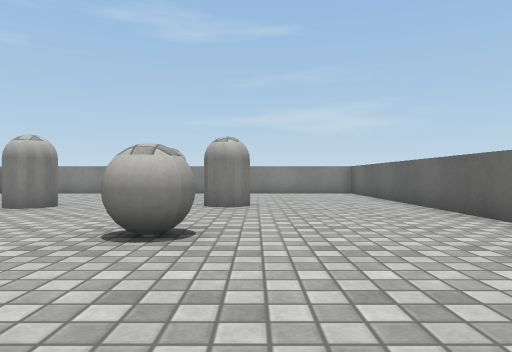
View 1 (above)

15 first-person views from a walk through a scene from a Unity 3-D project. The camera is 0.64 m above the floor, looks level and sees 70° across. The floor is counted in squares, 1 m on a side. Each view is taken from the middle of a square. On the plan, view 1 faces up. The plan holds only what a view shows up to about 10 squares ahead; the rest is blank. Surface patterns are stand-ins for the level's own textures.

View 2
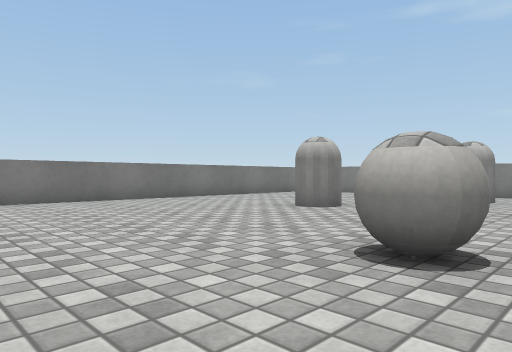

View 3
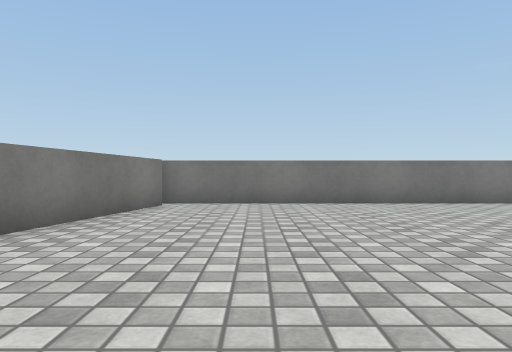

View 4
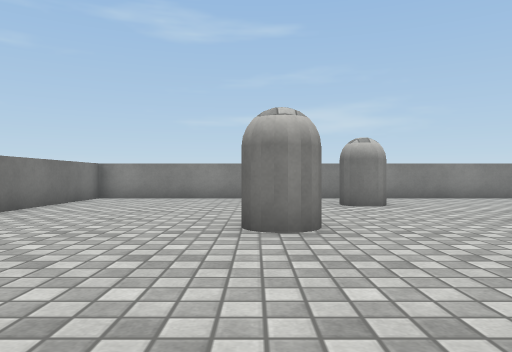

View 5
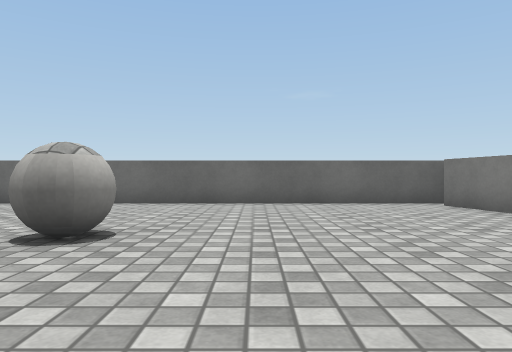

View 6
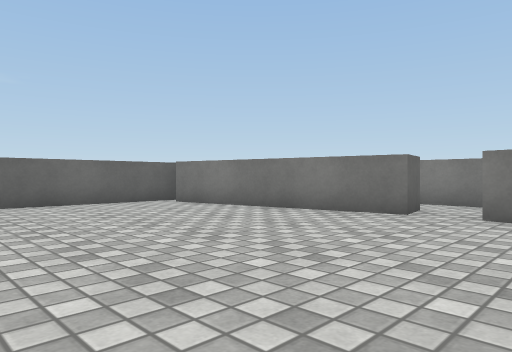

View 7
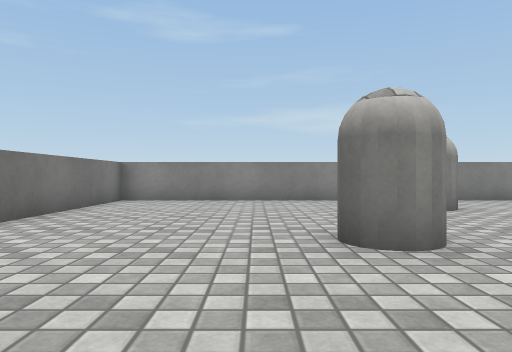

View 8
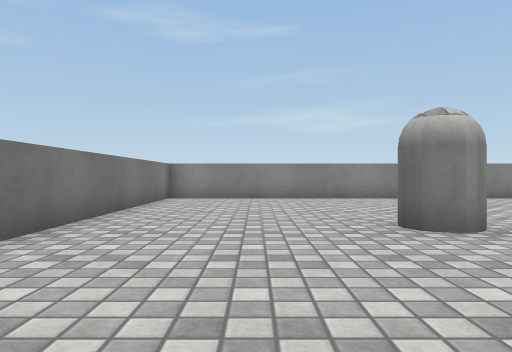

View 9
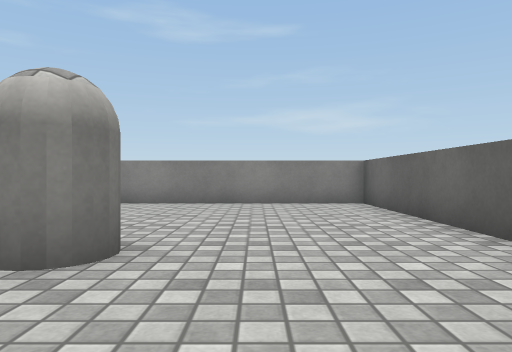

View 10
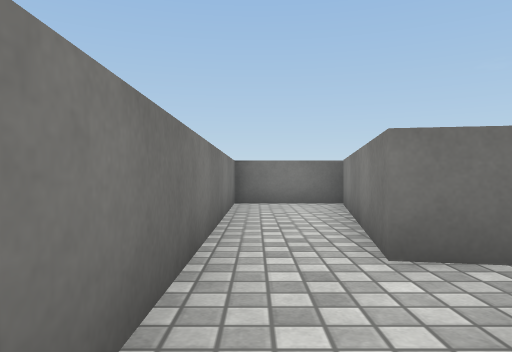

View 11
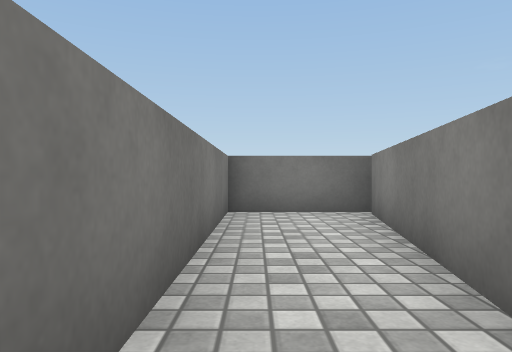

View 12
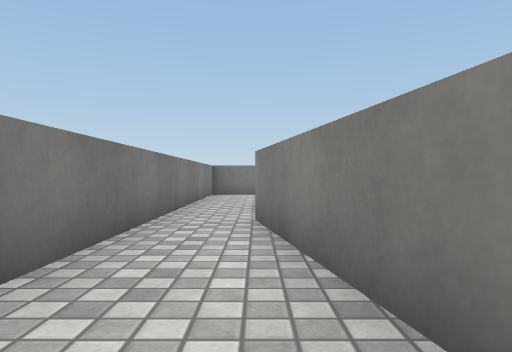

View 13
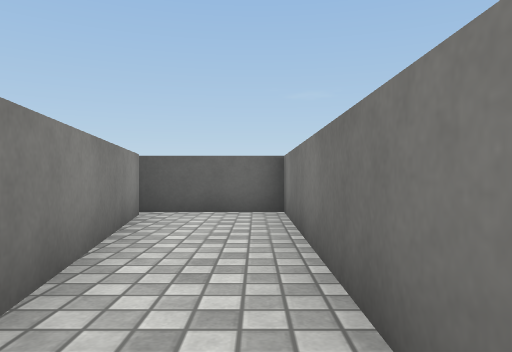

View 14
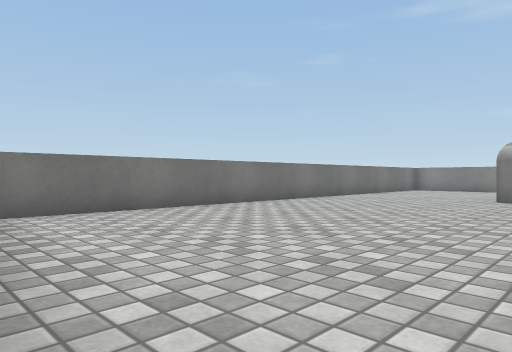

View 15
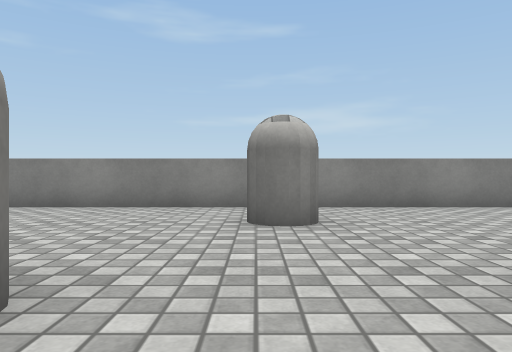

### Floor plan
Points are (right, up) in squares from view 1. A wall is a line through its corners. A room is listed if a view was taken in it or the views show most of it. See-through windows are left out.
Room 1 (views 1, 2, 3, 4, 5, 6, 7, 8, 9, 14, 15)
walls: (-2.3, -4) (-2.5, -3) (3, -2.1); (-9, -2.1) (-3.6, -3) (-3.8, -4); (3.5, -2.5) (3.5, 13.5) (-9.5, 13.5) (-9.5, -2.5)
ways out: opening at (-3, -3.5) to room 2
objects: other object (-5, 7) to (-4, 8); other object (-3, 11) to (-2, 11); other object (-1, 4); other object (-1, 8) to (0, 8)
Room 2 (views 10, 11, 13)
walls: (-3.8, -4) (-9.2, -3); (-9.5, -2.5) (-9.5, -5.5) (-0.5, -5.5); (-0.6, -3.7) (-2.3, -4)
ways out: opening at (-3, -3.5) to room 1; opening at (-1, -5) to room 3
Room 3 (view 12)
walls: (-0.5, -5.5) (3.5, -5.5) (3.5, -2.5); (3, -3.1) (-0.6, -3.7)
ways out: opening at (-1, -5) to room 2

Positions as (right, up) in squares from view 1, and headings:
1: (0, 0), facing up
2: (0, 1), facing up-left
3: (-1, 0), facing left
4: (-5, 3), facing up
5: (-5, 2), facing right
6: (-5, 3), facing down-right
7: (-6, 4), facing up
8: (-7, 3), facing up
9: (1, 5), facing up
10: (-1, -5), facing left
11: (-3, -5), facing left
12: (3, -4), facing left
13: (-3, -5), facing right
14: (-3, -3), facing up-left
15: (-3, 6), facing up
